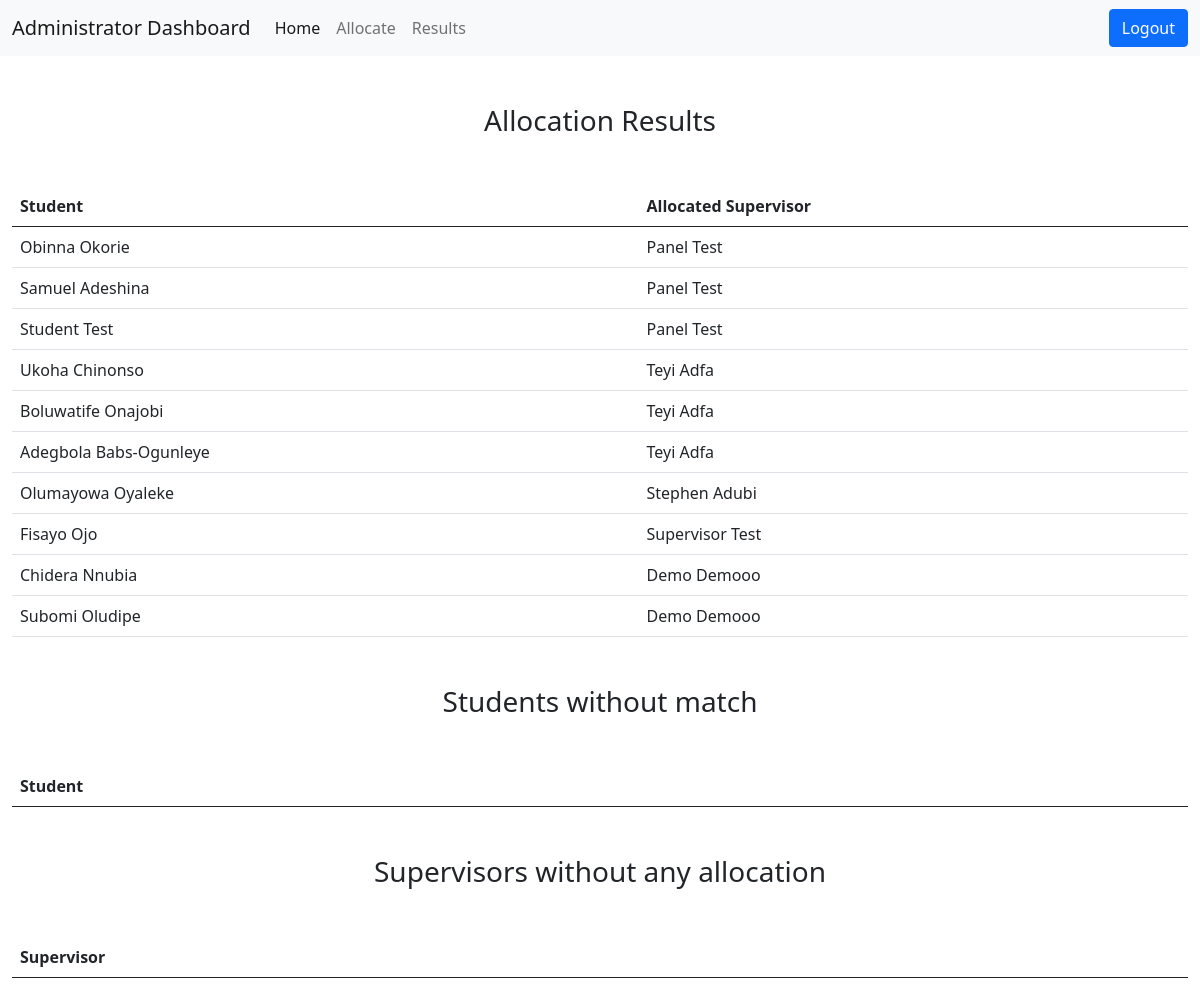
Screenshot of /dashboard/admin/results (signed in) with the database file from the repository.
### accounts/models.py (models this page shows, shortened)
class Allocated(models.Model):
    student = models.OneToOneField(UnallocatedStudents,  on_delete=models.CASCADE, null=False)
    supervisor = models.ForeignKey(UnallocatedSupervisors, on_delete=models.CASCADE, null=False)
    class Meta:
        verbose_name_plural = 'Allocated'

class UnallocatedStudents(models.Model):
    AREAS = (
        ('Artificial Intelligence - Robotics, Data Science, Algorithm Design, Machine Learning', 'Artificial Intelligence - Robotics, Data Science, Algorithm Design, Machine Learning'),
        ('Systems Engineering - Information Systems, Web Development, Mobile Development, Game Development, Software Development, Database Management', 'Systems Engineering - Information Systems, Web Development, Mobile Development, Game Development, Software Development, Database Management'),
        ('Networking and Communication - Network Administration, Telecommunication, Cloud Computing', 'Networking and Communication - Network Administration, Telecommunication, Cloud Computing'),
        ('Design and Animation','Design and Animation'),
        ('Cyber Security', 'Cyber Security'),
    )
    CATEGORY = (
        ('Research', 'Research'),
        ('Implementation', 'Implementation'),
        ('Research + Implementation', 'Research + Implementation'),
    )
    student = models.OneToOneField(Students,  on_delete=models.CASCADE, null=False)
    level = models.CharField(max_length=200,  default=None)
    department = models.CharField(max_length=200,  default=None)
    course = models.CharField(max_length=200,  default=None)
    type = models.CharField(max_length=200, verbose_name=("Category of Project"), choices=CATEGORY, default=None)
    first_choice = models.CharField(max_length=200, verbose_name=("First Choice"), choices=AREAS, default=None)
    second_choice = models.CharField(max_length=200, verbose_name=("Second Choice"), choices=AREAS, default=None)
    third_choice = models.CharField(max_length=200, verbose_name=("Third Choice"), choices=AREAS, default=None)
    fourth_choice = models.CharField(max_length=200, verbose_name=("Fourth Choice"), choices=AREAS, default=None)
    fifth_choice = models.CharField(max_length=200, verbose_name=("Fifth Choice"), choices=AREAS, default=None)
    class Meta:
        verbose_name_plural = 'Unallocated Students'
    def __str__(self):
        return str(self.student)

class Students(models.Model):
    LEVEL = (
        ('400 Level', '400 Level'),
        ('500 Level', '500 Level'),
    )
    DEPARTMENT = (
        ('CIS', 'Computer and Information Science'),
    )
    COURSE = (
        ('Computer Science', 'Computer Science'),
        ('Management and Information Science', 'Management and Information Science'),
    )
    student = models.OneToOneField(User, on_delete=models.CASCADE, null=False)
    level = models.CharField(max_length=200, choices=LEVEL)
    department = models.CharField(max_length=200, choices=DEPARTMENT)
    course = models.CharField(max_length=200, choices=COURSE)
    class Meta:
        verbose_name_plural = 'Students'
    def __str__(self):
        return str(self.student)

class UnallocatedSupervisors(models.Model):
    AREAS = (
        ('Artificial Intelligence - Robotics, Data Science, Algorithm Design, Machine Learning', 'Artificial Intelligence - Robotics, Data Science, Algorithm Design, Machine Learning'),
        ('Systems Engineering - Information Systems, Web Development, Mobile Development, Game Development, Software Development, Database Management', 'Systems Engineering - Information Systems, Web Development, Mobile Development, Game Development, Software Development, Database Management'),
        ('Networking and Communication - Network Administration, Telecommunication, Cloud Computing', 'Networking and Communication - Network Administration, Telecommunication, Cloud Computing'),
        ('Design and Animation','Design and Animation'),
        ('Cyber Security', 'Cyber Security'),
    )
    CATEGORY = (
        ('Research', 'Research'),
        ('Implementation', 'Implementation'),
        ('Research + Implementation', 'Research + Implementation'),
    )
    supervisor = models.OneToOneField(Supervisors,on_delete=models.CASCADE, null=False)
    staff_level = models.CharField(max_length=200, default=None)
    department = models.CharField(max_length=200,  default=None)
    type = models.CharField(max_length=200, verbose_name=("Category of Project"), choices=CATEGORY, default=None)
    first_choice = models.CharField(max_length=200, verbose_name=("First Choice"), choices=AREAS, default=None)
    second_choice = models.CharField(max_length=200, verbose_name=("Second Choice"), choices=AREAS, default=None)
    third_choice = models.CharField(max_length=200, verbose_name=("Third Choice"), choices=AREAS, default=None)
    fourth_choice = models.CharField(max_length=200, verbose_name=("Fourth Choice"), choices=AREAS, default=None)
    fifth_choice = models.CharField(max_length=200, verbose_name=("Fifth Choice"), choices=AREAS, default=None)
    class Meta:
        verbose_name_plural = 'Unallocated Supervisors'
    def __str__(self):
        return str(self.supervisor)

class Supervisors(models.Model):
    LEVEL = (
        ('Professor', 'Professor'),
        ('Associate Professor', 'Associate Professor'),
        ('Senior Lecturer', 'Senior Lecturer'),
        ('Lecturer 1', 'Lecturer 1'),
        ('Lecturer 2', 'Lecturer 2'),
        ('Assistant Lecturer', 'Assistant Lecturer'),
    )
    DEPARTMENT = (
        ('CIS', 'Computer and Information Science'),
    )
    staff = models.OneToOneField(User, on_delete=models.CASCADE, null=False)
    staff_level = models.CharField(max_length=200, choices=LEVEL)
    department = models.CharField(max_length=200, choices=DEPARTMENT)
    class Meta:
        verbose_name_plural = 'Supervisors'
    def __str__(self):
        return str(self.staff)

### accounts/views.py (the view)
# urls.py: path('dashboard/admin/results', views.allocate_results, name='allocate_results'),
@login_required
def allocate_results(request):
    results = Allocated.objects.all()
    context = {
        'results': results
    }
    return render(request, 'accounts/admin/allocate_results.html', context)

### accounts/models.py (called while the page is built)
def get_full_name(self):
    return str(self.first_name) + " " + str(self.last_name)

### accounts/templates/accounts/admin/allocate_results.html (shortened to what this page needs)
{% extends "accounts/admin/base_admin.html" %}
{% load static %}
{% block content %}
<div class="text-center mt-5 mb-5">
    <h3>Allocation Results</h3>
</div>
<table class="table table-hover">
    <thead>
      <tr>
        <th scope="col">Student</th>
        <th scope="col">Allocated Supervisor</th>
      </tr>
    </thead>
    <tbody>
        {% for allocate in results %}
        <tr>
            <td>{{ allocate.student }}</td>
            <td>{{ allocate.supervisor }}</td>
          </tr>
        {% endfor %}
    </tbody>
  </table>
<div class="text-center mt-5 mb-5">
    <h3>Students without match</h3>
</div>
<table class="table table-hover">
    <thead>
      <tr>
        <th scope="col">Student</th>
      </tr>
    </thead>
  </table>
<div class="text-center mt-5 mb-5">
    <h3>Supervisors without any allocation</h3>
</div>
<table class="table table-hover">
    <thead>
      <tr>
        <th scope="col">Supervisor</th>
      </tr>
    </thead>
  </table>
{% endblock %}

### rows the page displays
Allocated: student "Obinna Okorie", supervisor "Panel Test"
Allocated: student "Samuel Adeshina", supervisor "Panel Test"
Allocated: student "Student Test", supervisor "Panel Test"
Allocated: student "Ukoha Chinonso", supervisor "Teyi Adfa"
Allocated: student "Boluwatife Onajobi", supervisor "Teyi Adfa"
Allocated: student "Adegbola Babs-Ogunleye", supervisor "Teyi Adfa"
Allocated: student "Olumayowa Oyaleke", supervisor "Stephen Adubi"
Allocated: student "Fisayo Ojo", supervisor "Supervisor Test"
Allocated: student "Chidera Nnubia", supervisor "Demo Demooo"
Allocated: student "Subomi Oludipe", supervisor "Demo Demooo"
